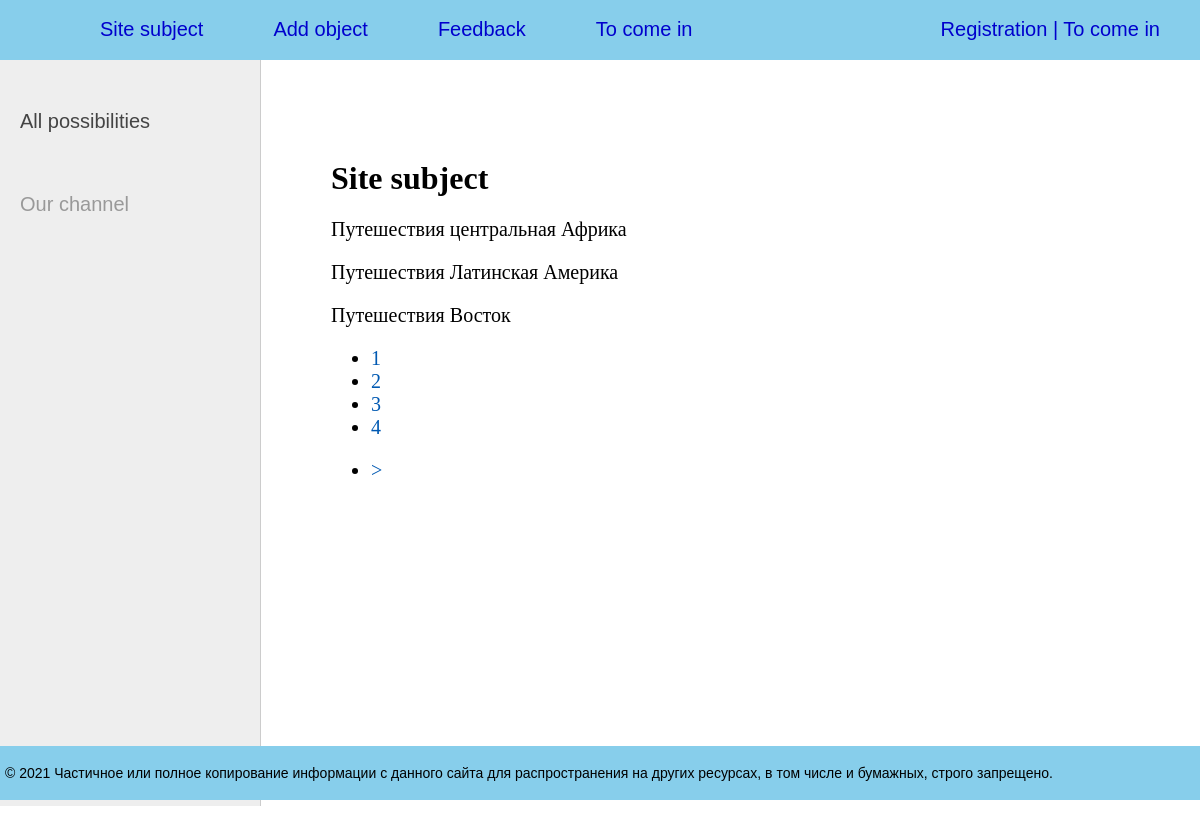
The page /about/ on the database its author committed.
### object/models.py (models this page shows, shortened)
class Object(models.Model):
    title = models.CharField(max_length=300)
    content = models.TextField(blank=True)
    photo = models.ImageField(upload_to="photos/%Y/%m/%d/")
    time_create = models.DateTimeField(auto_now_add=True)
    time_update = models.DateTimeField(auto_now=True)
    is_published = models.BooleanField(default=True)
    cat = models.ForeignKey('Category', on_delete=models.PROTECT, null=True)
    def __str__(self):
        return self.title
    class Meta:
        verbose_name = 'Возможные направления'
        verbose_name_plural = 'Возможные направления'
        ordering = ['id']

### object/views.py (the view)
# urls.py: path('about/', about, name='about'),
def about(request):
    contact_list = Object.objects.all()
    paginator = Paginator(contact_list, 3)
    page_number = request.GET.get('page')
    page_obj = paginator.get_page(page_number)
    return render(request, 'object/about.html', {'page_obj': page_obj, 'menu': menu, 'title': 'Site subject'})

### object/templatetags/object_tags.py (called while the page is built)
@register.simple_tag()
def get_categories():
    return Category.objects.all()

### object/templates/object/about.html
{% extends 'object/base.html' %}
{% block content %}
<h1>{{title}}</h1>
{% for contact in page_obj %}
<p>{{ contact }}</p>
{% endfor %}
<nav>
    <ul>
        {% for p in page_obj.paginator.page_range %}
        <li>
            <a href="?page={{ p }}">{{ p }}</a>
        </li>
        {% endfor %}
    </ul>
</nav>
{% endblock %}

### object/ static/object/css/styles.css (style rules this page uses)
html, body { font-family: 'Arial'; margin: 0; padding: 0; height: 100%; width: 100%; color: #5F9EA0; }
a { color: #0059b2; text-decoration: none; }
.content-text h1 { font-size: 32px; }

### rows shown on the page
Object: title "Путешествия центральная Африка"
Object: title "Путешествия Латинская Америка"
Object: title "Путешествия Восток"

### other values the page prints
{{ m.title }} "Site subject" "Add object" "Feedback" "To come in"
{{ title }} "Site subject"
{{ p }} "1" "2" "3" "4"
